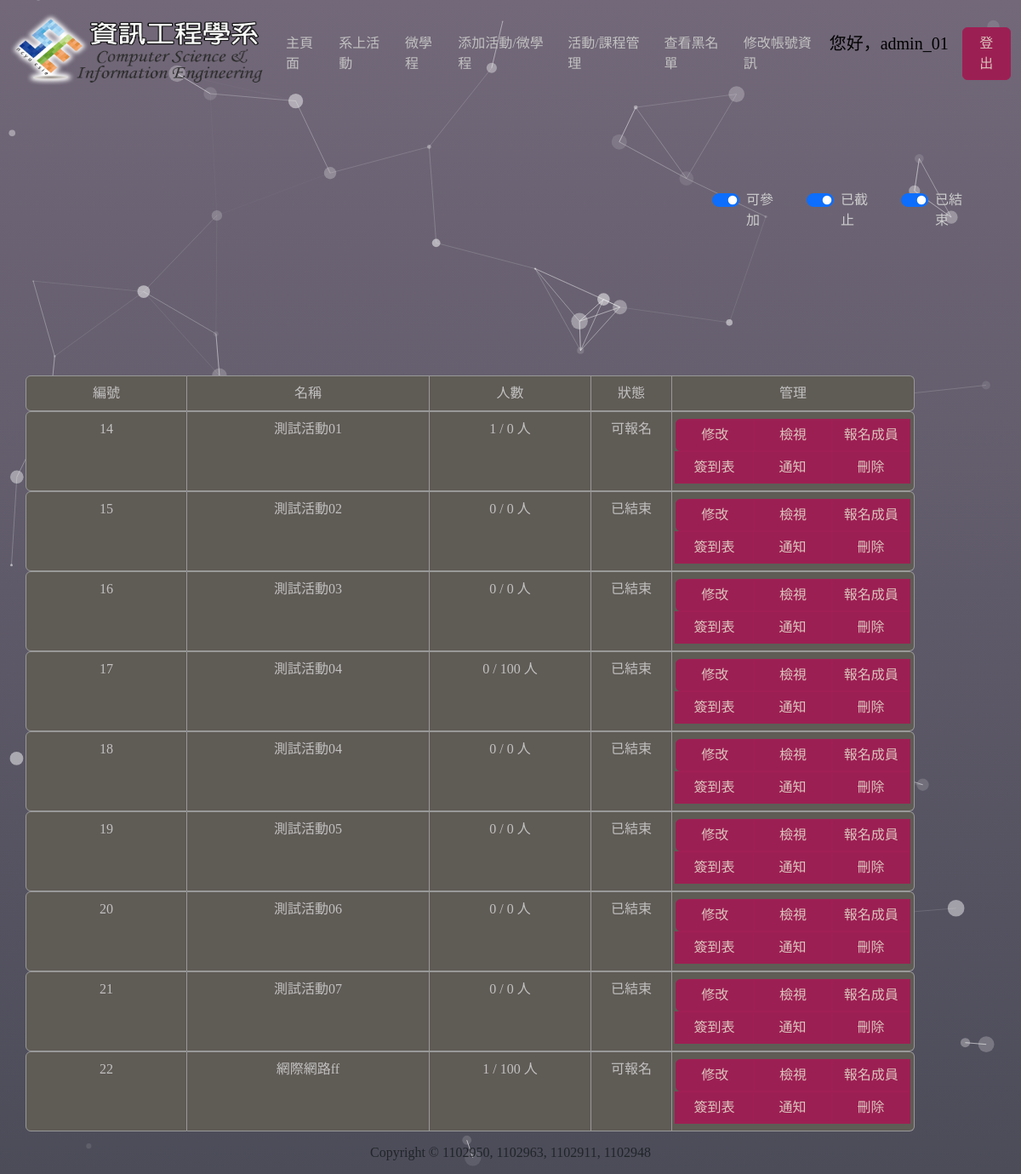
Page /my_manager.php (signed in) on the committed database.
### tables this page shows
CREATE TABLE `activity` (
  `activity_id` int(10) UNSIGNED NOT NULL,
  `name` varchar(50) NOT NULL,
  `start_date_time` datetime NOT NULL,
  `end_date_time` datetime NOT NULL,
  `location` varchar(100) NOT NULL,
  `description` varchar(500) DEFAULT NULL,
  `organizer` varchar(255) NOT NULL,
  `capacity` int(10) UNSIGNED DEFAULT NULL,
  `register_deadline` datetime NOT NULL,
  `cost` varchar(100) DEFAULT NULL,
  `status` varchar(20) DEFAULT NULL,
  `category` tinyint(1) NOT NULL,
  `processed` tinyint(1) NOT NULL DEFAULT 0,
  `participants` int(11) DEFAULT NULL,
  `year` varchar(3) DEFAULT NULL,
  `semester` int(11) DEFAULT NULL,
  `additional_info` varchar(300) DEFAULT NULL,
  `hours` int(11) DEFAULT NULL
);

### my_manager.php (the view, shortened to what this page needs)
<?php
$conn = require_once "config.php";
$userID = $_SESSION["id"];
$userType = $_SESSION["userType"];
$student_result = null;
if ($userType == 0) {
    $sql = "SELECT * FROM registration WHERE student_id = $userID";
    $student_result = $conn->query($sql);
} else {
    $sql = "SELECT * FROM activity";
    $activity_result = $conn->query($sql);
}
$showAvailable = isset($_GET['available']) ? $_GET['available'] === 'true' : true;
$showDeadline = isset($_GET['deadline']) ? $_GET['deadline'] === 'true' : true;
$showEnded = isset($_GET['ended']) ? $_GET['ended'] === 'true' : true;
?>
<html>
<head>
    <link rel="stylesheet" href="css/style.css">
    <link rel="stylesheet" href="css/index.css">
    <link href="https://cdn.jsdelivr.net/npm/bootstrap@5.3.2/dist/css/bootstrap.min.css" rel="stylesheet">
</head>
<body>
    <div id="tsparticles"></div>
    <div class="container">
        <?php
        include_once("ui/navbar.php");
        ?>
        <div class="row checkbox-row justify-content-end" id="checkbox-manager" style="margin-top: 20%;">
            <div class="col-sm-1 form-check form-switch form-check-inline">
                <input class="form-check-input" type="checkbox" role="switch" id="checkbox-available" <?php if ($showAvailable) echo 'checked'; ?>>
                <label class="form-check-label" for="checkbox-available">可參加</label>
            </div>
            <div class="col-sm-1 form-check form-switch form-check-inline">
                <input class="form-check-input" type="checkbox" role="switch" id="checkbox-deadline" <?php if ($showDeadline) echo 'checked'; ?>>
                <label class="form-check-label" for="checkbox-deadline">已截止</label>
            </div>
            <div class="col-sm-1 form-check form-switch form-check-inline">
                <input class="form-check-input" type="checkbox" role="switch" id="checkbox-ended" <?php if ($showEnded) echo 'checked'; ?>>
                <label class="form-check-label" for="checkbox-ended">已結束</label>
            </div>
        </div>
        <div class="" style="margin-top: 15%;">
            <ul class="row list-group list-group-horizontal-md text-center">
                <li class="col-sm-2 list-group-item">編號</li>
                <li class="col-sm-3 list-group-item">名稱</li>
                <li class="col-sm-2 list-group-item">人數</li>
                <li class="col-sm-1 list-group-item">狀態</li>
                <li class="col-sm-3 list-group-item">管理</li>
            </ul>
            <?php
            if ($userType == 0) {
                if (mysqli_num_rows($student_result) != 0) {
                    foreach ($student_result as $row) {
                        $activity_id = $row['activity_id'];
                        $sql = "SELECT * FROM activity WHERE activity_id = $activity_id";
                        $result = $conn->query($sql);
                        $activity_info = mysqli_fetch_assoc($result);
                        $status = $activity_info['status'];
                        if (!$showAvailable && ($status === '可報名')) continue;
                        if (!$showDeadline && ($status === '已截止')) continue;
                        if (!$showEnded && ($status === '已結束')) continue;
            ?>
                        <ul class="row list-group list-group-horizontal-md text-center">
                            <li class="col-sm-2 list-group-item"><?php echo $activity_info['activity_id']; ?></li>
                            <li class="col-sm-3 list-group-item"><?php echo $activity_info['name']; ?></li>
                            <li class="col-sm-2 list-group-item"><?php echo $activity_info['participants'] . " / " . $activity_info['capacity'] . " 人"; ?></li>
                            <li class="col-sm-1 list-group-item"><?php echo $activity_info['status']; ?></li>
                            <li class="col-sm-3 list-group list-group-item btn-toolbar" role="toolbar">
                                <div class="btn-group me-2" role="group" aria-label="manager group">
                                    <form id=<?php echo "form" . $activity_id; ?> action="my_manager.php" method="post">
                                        <input type="hidden" name="activity-id" value="<?php echo $activity_id; ?>">
                                        <button type="submit" name="sign-in" class="btn btn-primary">簽到</button>
                                        <button type="button" class="btn btn-primary" data-bs-toggle="modal" data-bs-target=<?php echo "#Modal" . $activity_id; ?>>
                                            檢視
                                        </button>
                                        <div class="modal fade" id=<?php echo "Modal" . $activity_id; ?> tabindex="-1" aria-labelledby=<?php echo "ModalLabel" . $activity_id; ?> aria-hidden="true">
                                            <div class="modal-dialog modal-dialog-centered modal-dialog-scrollable modal-xl">
                                                <div class="modal-dialog" style="min-width: 50%;">
                                                    <div class="modal-content">
                                                        <div class="modal-header">
                                                            <h3 class="modal-title" id=<?php echo "ModalLabel" . $activity_id; ?>> <?php echo $activity_info['name']; ?> </h3>
                                                            <button type="button" class="btn-close" data-bs-dismiss="modal" aria-label="Close"></button>
                                                        </div>
                                                        <div class="modal-body">
                                                            <ul class="row list-group list-group-horizontal-md">
                                                                <li class="col-sm-3 list-group-item">活動描述:</li>
                                                                <li class="col list-group-item"><?php echo nl2br($activity_info['description']); ?></li>
                                                            </ul>
                                                            <ul class="row list-group list-group-horizontal-md">
                                                                <li class="col-sm-3 list-group-item">活動編號:</li>
                                                                <li class="col list-group-item"><?php echo $activity_info['activity_id']; ?></li>
                                                            </ul>
                                                            <ul class="row list-group list-group-horizontal-md">
                                                                <li class="col-sm-3 list-group-item">活動名稱:</li>
                                                                <li class="col list-group-item"><?php echo $activity_info['name']; ?></li>
                                                            </ul>
                                                            <ul class="row list-group list-group-horizontal-md">
                                                                <li class="col-sm-3 list-group-item">主辦人員:</li>
                                                                <li class="col list-group-item"><?php echo $activity_info['organizer']; ?></li>
                                                            </ul>
                                                            <ul class="row list-group list-group-horizontal-md">
                                                                <li class="col-sm-3 list-group-item">開始時間:</li>
                                                                <li class="col list-group-item"><?php echo $activity_info['start_date_time']; ?></li>
                                                            </ul>
                                                            <ul class="row list-group list-group-horizontal-md">
                                                                <li class="col-sm-3 list-group-item">結束時間:</li>
                                                                <li class="col list-group-item"><?php echo $activity_info['end_date_time']; ?></li>
                                                            </ul>
                                                            <ul class="row list-group list-group-horizontal-md">
                                                                <li class="col-sm-3 list-group-item">地點:&nbsp;&nbsp;</li>
                                                                <li class="col list-group-item"><?php echo $activity_info['location']; ?></li>
                                                            </ul>
                                                            <ul class="row list-group list-group-horizontal-md">
                                                                <li class="col-sm-3 list-group-item">人數上限:</li>
                                                                <li class="col list-group-item"><?php echo $activity_info['capacity']; ?></li>
                                                            </ul>
                                                            <ul class="row list-group list-group-horizontal-md">
                                                                <li class="col-sm-3 list-group-item">報名截止:</li>
                                                                <li class="col list-group-item"><?php echo $activity_info['register_deadline']; ?></li>
                                                            </ul>
                                                            <ul class="row list-group list-group-horizontal-md">
                                                                <li class="col-sm-3 list-group-item">繳交金額:</li>
                                                                <li class="col list-group-item"><?php echo $activity_info['cost']; ?></li>
                                                            </ul>
                                                            <ul class="row list-group list-group-horizontal-md">
                                                                <li class="col-sm-3 list-group-item">狀態:</li>
                                                                <li class="col list-group-item"><?php echo $activity_info['status']; ?></li>
                                                            </ul>
                                                        </div>
                                                        <div class="modal-footer">
                                                            <button type="button" class="btn btn-secondary" data-bs-dismiss="modal">關閉</button>
                                                        </div>
                                                    </div>
                                                </div>
                                            </div>
                                        </div>
                                    </form>
                                </div>
                            </li>
                        </ul>
                <?php
                    }
                }
            } else {
                ?>
                <?php
                if (mysqli_num_rows($activity_result) > 0) {
                    foreach ($activity_result as $row) {
                        $current_id = $row['activity_id'];
                        $current_name = $row['name'];
                        $current_status = $row['status'];
                ?>
                        <ul class="row list-group list-group-horizontal-sm text-center">
                            <li class="col-sm-2 list-group-item"><?php echo $current_id; ?></li>
                            <li class="col-sm-3 list-group-item"><?php echo $current_name; ?></li>
                            <li class="col-sm-2 list-group-item"><?php echo $row['participants'] . " / " . $row['capacity'] . " 人"; ?></li>
                            <li class="col-sm-1 list-group-item"><?php echo $current_status; ?></li>
                            <li class="col-sm-3 list-group-item" role="toolbar">
                                <div class="row row-cols-3 btn-group btn-group-md" role="group" aria-label="manager group">
                                    <button type="button" class="btn btn-primary" data-bs-toggle="modal" data-bs-target=<?php echo "#Modal-edit" . $current_id; ?>>
                                        修改
                                    </button>
                                    <button type="button" class="btn btn-primary" data-bs-toggle="modal" data-bs-target=<?php echo "#Modal-view" . $current_id; ?>>
                                        檢視
                                    </button>
                                    <button type="button" class="btn btn-primary" data-bs-toggle="modal" data-bs-target=<?php echo "#Modal-showregistration" . $current_id; ?>>
                                        報名成員
                                    </button>
                                    <button type="button" class="btn btn-primary" data-bs-toggle="modal" data-bs-target=<?php echo "#Modal-signin" . $current_id; ?>>
                                        簽到表
                                    </button>
                                    <button type="button" class="btn btn-primary" data-bs-toggle="modal" data-bs-target=<?php echo "#Modal-notify" . $current_id; ?>>
                                        通知
                                    </button>
                                    <button type="button" class="btn btn-danger" data-bs-toggle="modal" data-bs-target=<?php echo "#Modal-delete" . $current_id; ?>>
                                        刪除
                                    </button>
                                </div>
                            </li>
                        </ul>
                <?php
                    }
                }
                ?>
            <?php
            }
            ?>
        </div>
        <footer>
            Copyright © 1102950, 1102963, 1102911, 1102948
        </footer>
    </div>
</body>
</html>

### css/style.css (style rules this page uses)
* { font-family: 微軟正黑體; }
body { display: flex; align-items: center; }
p, label { color: #cdcdcd; }
.btn { color: #DAC5BC !important; background-color: #9C1F53 !important; border-color: #A01F54 !important; }
::placeholder { color: rgb(194, 193, 193) !important; opacity: 0.7 !important; }
.list-group-item { background-color: #5f5b55 !important; border-color: #999 !important; color: rgb(194, 193, 193) !important; }
#tsparticles { position: fixed; width: 100%; height: 100%; top: 0; left: 0; margin: 0; background: linear-gradient(0deg, #4c4c59, #726879); z-index: -9; }
footer { display: flex; font-size: 16px; bottom: 13px; padding: 13px; justify-content: center; }

### rows in the picture
activity: activity_id "14", name "測試活動01", participants "1", capacity "0", status "可報名"
activity: activity_id "15", name "測試活動02", participants "0", capacity "0", status "已結束"
activity: activity_id "16", name "測試活動03", participants "0", capacity "0", status "已結束"
activity: activity_id "17", name "測試活動04", participants "0", capacity "100", status "已結束"
activity: activity_id "18", name "測試活動04", participants "0", capacity "0", status "已結束"
activity: activity_id "19", name "測試活動05", participants "0", capacity "0", status "已結束"
activity: activity_id "20", name "測試活動06", participants "0", capacity "0", status "已結束"
activity: activity_id "21", name "測試活動07", participants "0", capacity "0", status "已結束"
activity: activity_id "22", name "網際網路ff", participants "1", capacity "100", status "可報名"

### other values in the picture
$userName "admin_01"
